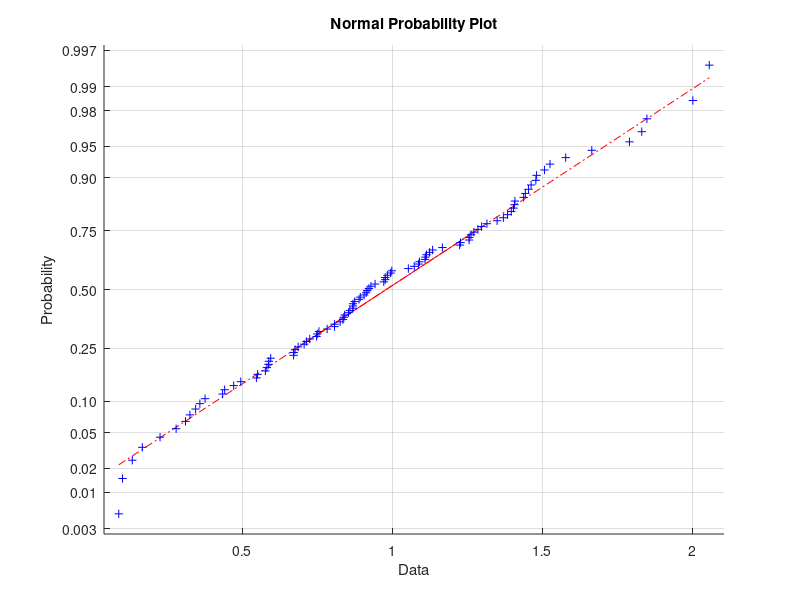

Reproduce this figure in MATLAB. (Note: this script raises an error after producing the figure.)
L2 = normrnd(1,0.5,100,1);
normplot(L2)
L2(101)=1;
M = zeros(100,100);

for i=1:100
    M(i,i)=((((i-100)/L(i+1))+((i-99.95)/L(i)))*10);
    if i<=99
        M(i,i+1)=(((100-i)/L(i+1))*10);
        M(i+1,i)=(((101-i)/L(i))*10);
    end
end

[U,R]=eig(M);

A2=U(100,100);
G2=sprintf('%d ', A2);
fprintf('Answer: %s\n', A2)

B2=R(100,100);
F2=sprintf('%d ', B2);
fprintf('Answer: %s\n', B2)

